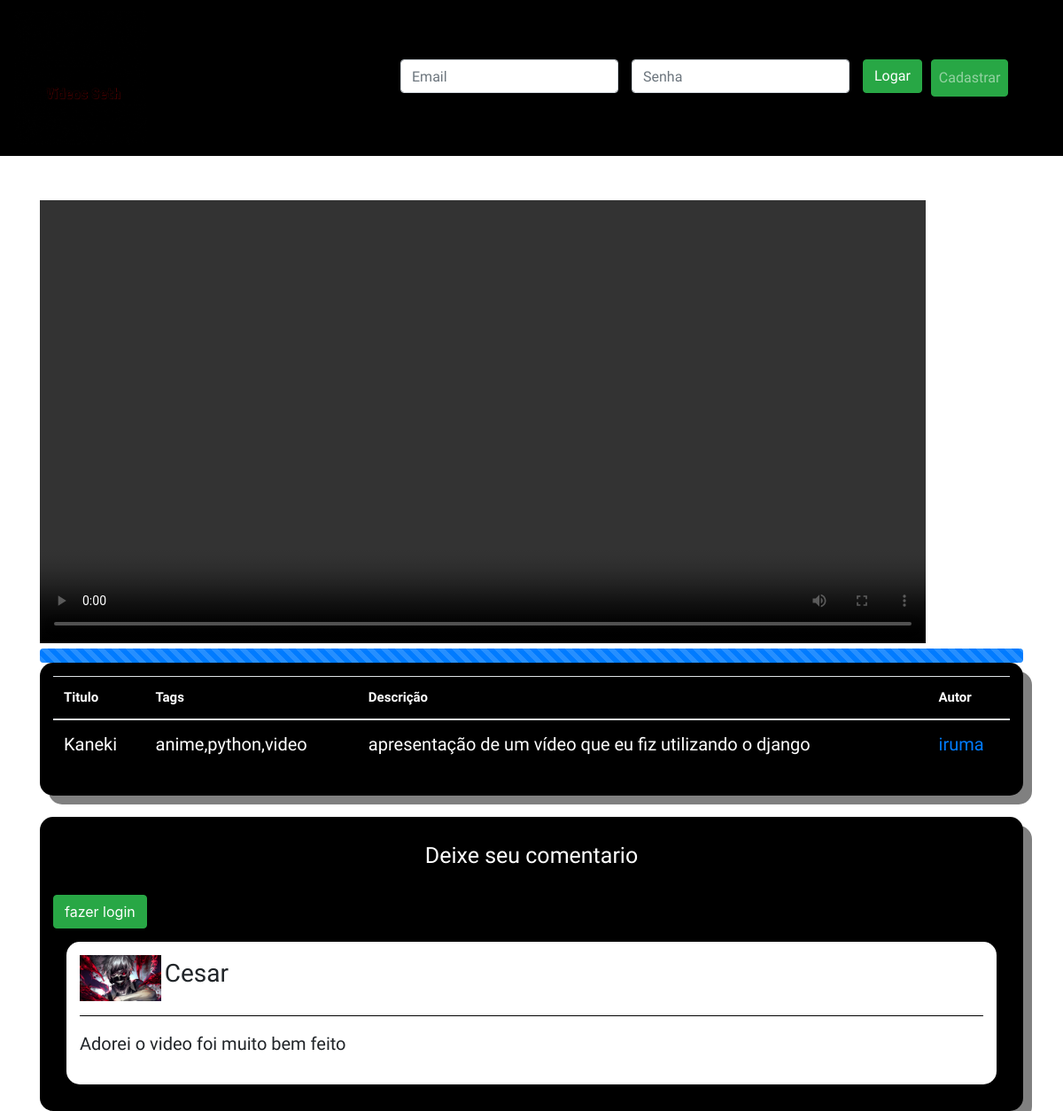
Page /8 on the committed database.
### Core/models.py (models this page shows)
class Videos(models.Model):
    Usuario = models.ForeignKey(User,on_delete=models.CASCADE)
    Video = models.FileField(upload_to='VideosUser/%d/%m%y')
    Titulo = models.CharField(max_length=200)
    Descricao = models.TextField(max_length=400, blank=True)
    Categoria = models.CharField(max_length=200)

class Usuarios(models.Model):
    Nikename = models.CharField(max_length=200)
    Foto = models.ImageField(upload_to='Fotos/%d/%m%Y')
    Usuario = models.ForeignKey(User, on_delete=models.CASCADE)

class Comentarios(models.Model):
    Usuario = models.ForeignKey(User,on_delete=models.CASCADE)
    Video = models.ForeignKey(Videos,on_delete=models.CASCADE)
    Comentario = models.TextField(max_length=500)

### Core/views.py (the view)
# urls.py: path('<int:vid_id>',views.Detalhes,name='Detalhes'),
def Detalhes(request,vid_id):
    video = Videos.objects.get(id=vid_id)
    comentario = Comentarios.objects.all().filter(Video=vid_id)
    nike = Usuarios.objects.all()
    dados = {'video':video,'comentario':comentario,'nike':nike}
    return render(request,'Detalhes.html',dados)

### Templates/Detalhes.html (shortened to what this page needs)
{% extends 'Head_basic.html' %}
{% block content %}
   <div class="container">
        <video controls autoplay width="1000" height="500">
            <source src="{{video.Video.url}}">
        </video>
        <div class="progress">
            <div class="progress-bar progress-bar-striped progress-bar-animated" style="width:100%"></div>
        </div>
        <div class="box_estilo">
            <table class="table table-hover">
                <thead>
                    <tr>
                        <th>Titulo</th>
                        <th>Tags</th>
                        <th>Descrição</th>
                        <th>Autor</th>
                    </tr>
                </thead>
                <tbody>
                    <tr>
                        <td>{{video.Titulo}}</td>
                        <td>{{video.Categoria}}</td>
                        <td>{{video.Descricao}}</td>
                        <td>{% for nike in nike %}
                                {% if nike.Usuario == video.Usuario %}
                                    <a href="{% url 'Perfil_do_video' nike.id %}">{{nike.Nikename}}</a>
                                {% endif %}
                            {% endfor%}
                        </td>
                    </tr>
                </tbody>
            </table>
        </div>
        <br>
        <div class="box_estilo">
            <p class="p_titulo">Deixe seu comentario</p>
            {% if user.is_authenticated %}
                <form class="form-inline" action="{% url 'Comentario' video.id %}" method="POST" >
                    {% csrf_token %}
                    <input type="text" name="Comentario" class="form-control" style="width:89%;">
                    <button type="submit" class="btn btn-success" style="margin-left: 10px;" >comentar</button>
                </form>
            {% else %}
                <button type="button" class="btn btn-success" data-toggle="modal" data-target="#login" > fazer login</button>
            {% endif %}
            {% for comente in comentario %}
                <div class="box_comentarios">
                    {% for nike in nike %}
                        {% if comente.Usuario == nike.Usuario %}
                            <img src="{{nike.Foto.url}}" style="width:9%; display:inline-block;" alt="">
                            <h3 style="display: inline-block;">{{nike.Nikename}}</h3>
                        {% endif%}
                    {% endfor%}
                    <hr style="background-color: black;">
                    <p>{{comente.Comentario}}</p>
                </div>
            {%endfor%}
        </div>
   </div>
{% endblock%}

### Templates/Head_basic.html (style rules this page uses)
a { font-family: 'Metamorphous', cursive; }

### Templates/Detalhes.html (style rules this page uses)
video { margin-top: 50px; }
.box_estilo { width: auto; height: auto; padding: 15px; background-color: black; border-radius: 15px; box-shadow: 10px 10px grey; }
.box_comentarios { width: auto; height: auto; padding: 15px; background-color: white; border-radius: 15px; margin: 15px; font-family: 'Metamorphous', cursive; }
th,td { padding: 10px; color: white; font-size: 15px; font-family: 'Metamorphous', cursive; }
.p_titulo { padding: 10px; color: white; font-size: 25px; text-align: center; font-family: 'Metamorphous', cursive; }
td,p { font-size: 20px; }

### rows in the picture
Videos: Titulo "Kaneki", Categoria "anime,python,video", Descricao "apresentação de um vídeo que eu fiz utilizando o django"
Usuarios: Nikename "iruma"
Comentarios: Comentario "Adorei o video foi muito bem feito"
Usuarios: Foto (picture), Nikename "Cesar"
